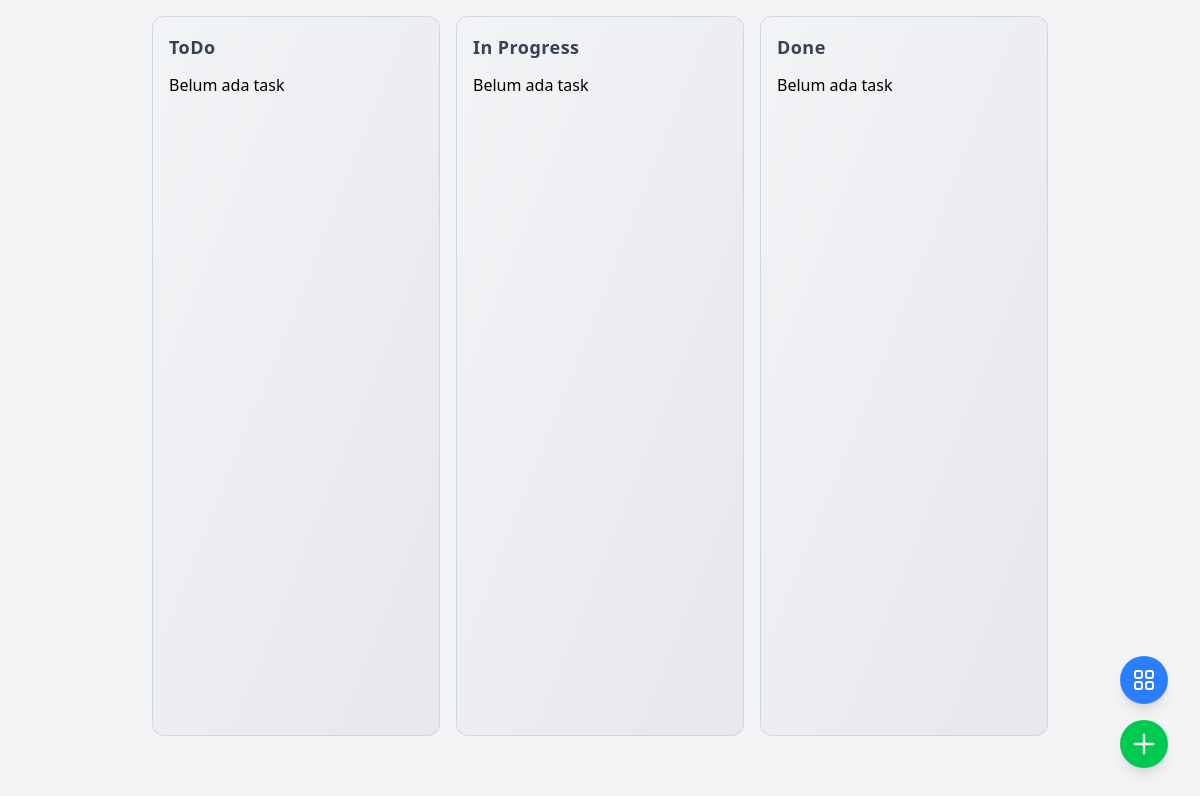
Page /?group=UAS+Web on the earlier database version.
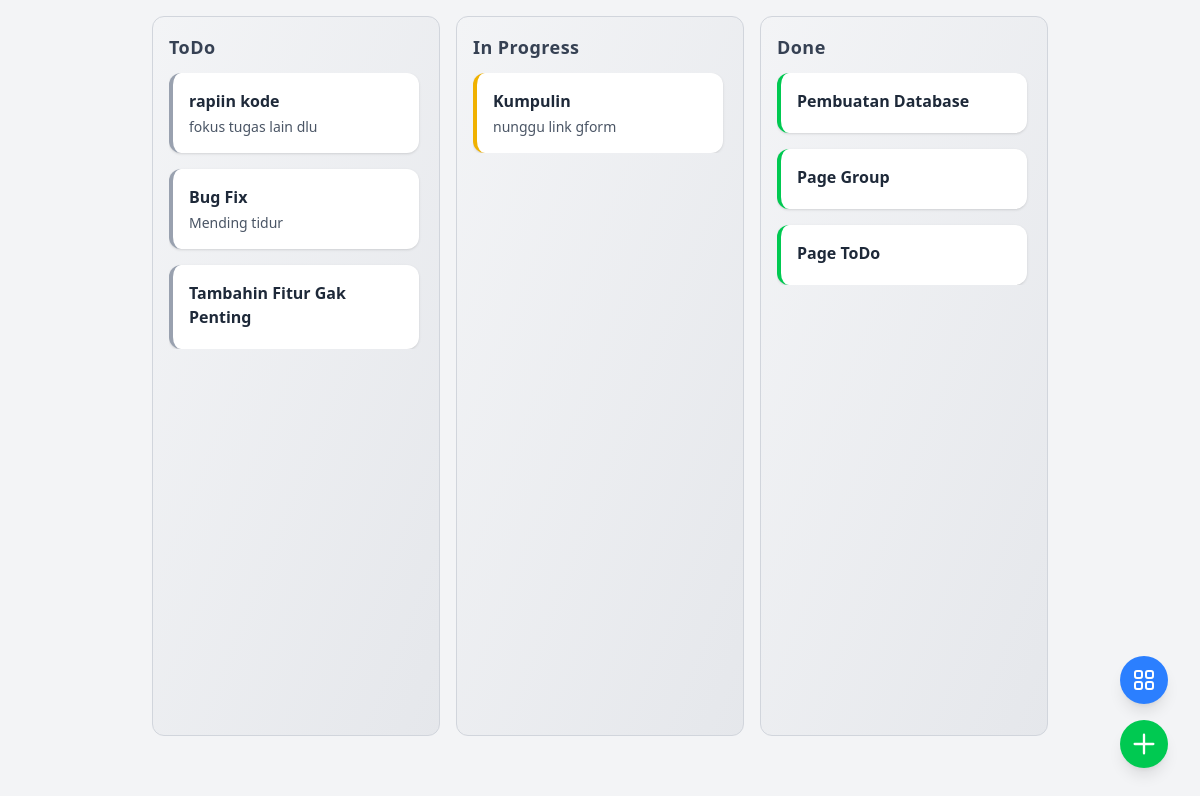
Same page on the later database version.
### tables this page shows
CREATE TABLE `tasks` (
  `id` char(36) NOT NULL DEFAULT uuid(),
  `title` varchar(100) NOT NULL,
  `description` varchar(255) DEFAULT NULL,
  `priority` int(11) NOT NULL,
  `status` enum('ToDo','In Progress','Done') NOT NULL,
  `task_group` varchar(255) NOT NULL
);

### services/getTasks.php (called while the page is built, shortened)
<?php
$group = trim($_GET['group'] ?? '');
require_once "db.php";
$sql = "SELECT * FROM tasks WHERE task_group = '$group' ORDER BY status, priority ASC";
$res = mysqli_query($conn, $sql);
$tasks = [
    'ToDo' => [],
    'In Progress' => [],
    'Done' => []
];
while ($row = mysqli_fetch_assoc($res)) {
    $status = $row['status'] ?? 'ToDo';
    $tasks[$status][] = $row;
}

### components/card.php (the view, shortened to what this page needs)
<?php
function card($id, $title, $description, $color) {
    ?>
    <div
      draggable="true"
      ondragstart="taskMove(event)"
      ondragend="taskMoveEnd(event)"
      ondrop="onTaskDrop(event)"
      id="<?=$id?>"
      class="card bg-white rounded-xl p-4
             shadow-sm hover:shadow-md
             border-l-4 <?= $color ?>
             transition-all
             "
    >
      <h3 class="font-semibold text-gray-800 mb-1">
        <?=$title?>
      </h3>
      <p class="text-sm text-gray-600">
        <?=strlen($description) > 25
        ? substr($description, 0, 25) . '...'
        : $description;?>
      </p>
    </div>
    <?php
    return ob_get_clean();
}

### index.php (shortened to what this page needs)
<?php
include 'components/coloumn.php';
include 'services/getTasks.php';
?>
<!DOCTYPE html>
<html lang="en">
    <head>
        <script src="https://cdn.jsdelivr.net/npm/@tailwindcss/browser@4"></script>
    </head>
    <body class="bg-gray-100 p-0 flex justify-center items-center gap-x-4">
        <?php include 'components/modal.php'; ?>
        <?php foreach(["ToDo","In Progress","Done"] as $status):
            echo column($status,...$tasks[$status]);
        endforeach?>
</body>
</html>

### components/modal.php (shortened to what this page needs)
<div class="fixed bottom-8 right-8">
    <a href="task-groups.php">
        <button class="w-12 h-12 mb-4 rounded-full bg-blue-500 text-white flex items-center justify-center shadow-lg hover:bg-blue-600 transition-all hover:scale-110" >
        </button>
    </a>
    <button
        onclick="modalTrigger(event)"
        class="w-12 h-12 rounded-full bg-green-500 text-white flex items-center justify-center shadow-lg hover:bg-green-600 transition-all hover:scale-110" >
        <svg xmlns="http://www.w3.org/2000/svg"
            class="w-7 h-7"
            fill="none" viewBox="0 0 24 24"
            stroke="currentColor">
        <path stroke-linecap="round" stroke-linejoin="round"
                stroke-width="2" d="M12 4v16m8-8H4"/>
        </svg>
    </button>
</div>

### components/coloumn.php (shortened to what this page needs)
<?php
require_once 'components/card.php';
function column($status, ...$tasks) {
    $color = match ($status) {
        'Todo' => 'border-blue-500',
        'In Progress' => 'border-yellow-500',
        'Done' => 'border-green-500',
        default => 'border-gray-400',
    };
    ?>
    <section
        id="<?=$status?>"
        class="flex flex-col
               bg-gradient-to-br from-gray-100 to-gray-200
               rounded-xl mt-4 p-4 w-72
               h-[90dvh]
               border border-gray-300"
        ondrop="updateTaskStatus(event)"
        ondragover="event.preventDefault()"
    >
        <h2 class="font-semibold text-lg mb-3 text-gray-700 tracking-wide">
            <?= $status ?>
        </h2>
        <div class="flex flex-col gap-4 overflow-y-auto pr-1">
            <?php if(count($tasks)==0) echo "Belum ada task"?>
            <?php foreach ($tasks as $task): ?>
                <?= card(
                    $task['id'],
                    $task['title'],
                    $task['description'],
                    $color
                ) ?>
            <?php endforeach; ?>
        </div>
    </section>
    <?php
    return ob_get_clean();
}

### index.php (style rules this page uses)
.card { transition:transform .15s ease, box-shadow .15s ease }

Differences in the rows shown:
added tasks: title "rapiin kode", description "fokus tugas lain dlu", shown under "ToDo"
added tasks: title "Bug Fix", description "Mending tidur", shown under "ToDo"
added tasks: title "Tambahin Fitur Gak Penting", shown under "ToDo"
added tasks: title "Kumpulin", description "nunggu link gform", shown under "In Progress"
added tasks: title "Pembuatan Database", shown under "Done"
added tasks: title "Page Group", shown under "Done"
added tasks: title "Page ToDo", shown under "Done"
Other differences:
list line gone: "Belum ada task"
